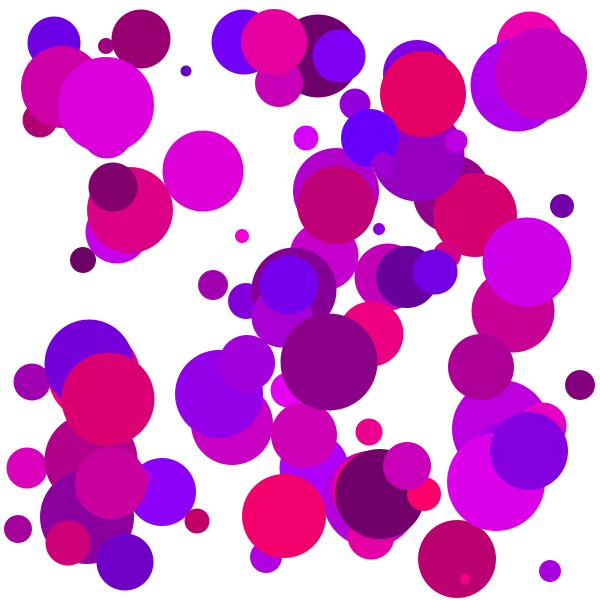
Frame 1 (no input)
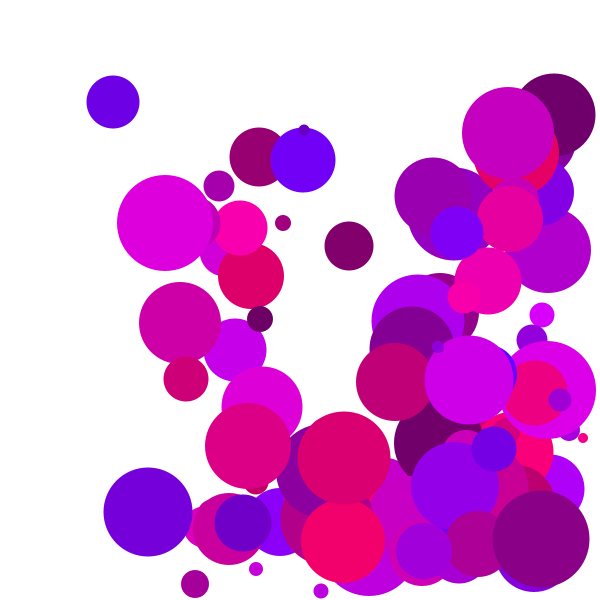
Frame 60 (the mouse pressed at the canvas centre just before this capture)
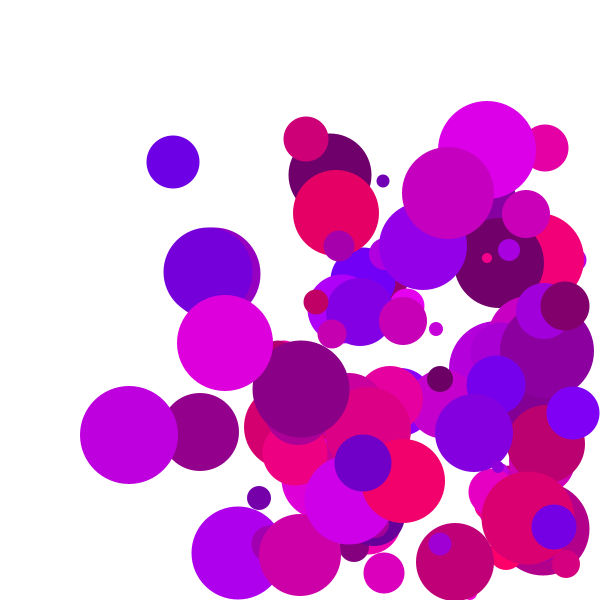
Frame 120 (the mouse held since frame 60 and released just before this capture)

The Processing sketch that drew these frames (run headless with seeded random() and noise(); from frame 60 on, the mouse is pressed at the canvas centre):

// Processing sketch: Array_and_For_Loops
// ── Array_and_For_Loops.pde
//int intArray[]=new int[100];
//void setup(){
//  for(int i=0;i<100;i++){
//    intArray[i]=i+1;
//    println(intArray[i]);
//  }
//}
float dist;
int n=100;
int[] size=new int[n];
int[] red=new int[255];
int[] blue=new int[255];
int[] o=new int[255];
int[] xPos=new int[n];
int[] yPos=new int[n];

int[] xSpeed=new int[n];
int[] ySpeed=new int[n];

void setup(){
  size(600,600);
  noStroke();
  for(int i=0;i<n;i++){
    size[i]=int(random(10,100));
    red[i]=int(random(100,255));
    blue[i]=int(random(100,255));
    o[i]=255;
    
    xPos[i]=int(random(size[i]/2,width-size[i]/2));
    yPos[i]=int(random(size[i]/2,height-size[i]/2));
    
    xSpeed[i]=int(random(1,5));
    ySpeed[i]=int(random(1,5));
    
    //dist = dist(mouseX, mouseY, xPos[i], yPos[i]);
  }
}

void draw(){
  background(255);
  for(int i=0;i<n;i++){
    xPos[i]=xPos[i]+xSpeed[i];
    yPos[i]=yPos[i]+ySpeed[i];
    dist = dist(mouseX, mouseY, xPos[i], yPos[i]);
    if(dist<=size[i]/2){
      o[i]=0;
    }
    fill(red[i],0,blue[i],o[i]);
    ellipse(xPos[i],yPos[i],size[i],size[i]);
    if(xPos[i]<=size[i]/2||xPos[i]>=width-size[i]/2){
      xSpeed[i]=xSpeed[i]*-1;
    }
    if(yPos[i]<=size[i]/2||yPos[i]>=height-size[i]/2){
      ySpeed[i]=ySpeed[i]*-1;
    }
  }
}
